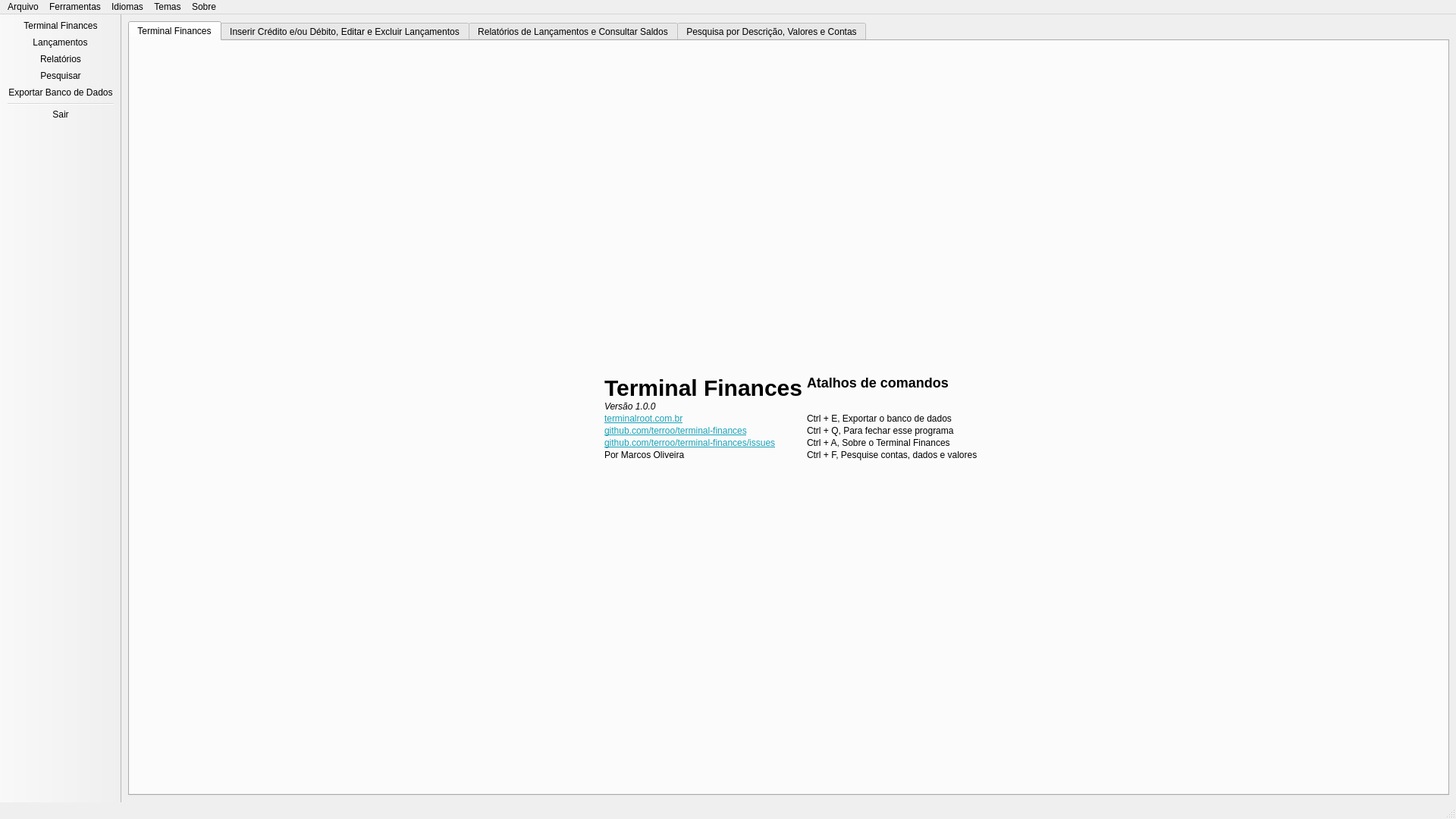
<?xml version="1.0" encoding="UTF-8"?>
<ui version="4.0">
 <class>TerminalFinances</class>
 <widget class="QMainWindow" name="TerminalFinances">
  <property name="geometry">
   <rect>
    <x>0</x>
    <y>0</y>
    <width>1920</width>
    <height>1080</height>
   </rect>
  </property>
  <property name="minimumSize">
   <size>
    <width>0</width>
    <height>0</height>
   </size>
  </property>
  <property name="windowTitle">
   <string>Terminal Finances</string>
  </property>
  <property name="windowIcon">
   <iconset>
    <normaloff>../../../../../../usr/share/pixmaps/terminal-finances/start.png</normaloff>../../../../../../usr/share/pixmaps/terminal-finances/start.png</iconset>
  </property>
  <widget class="QWidget" name="centralwidget">
   <layout class="QGridLayout" name="gridLayout_2">
    <item row="0" column="0">
     <layout class="QGridLayout" name="gridLayout">
      <item row="0" column="0">
       <widget class="QTabWidget" name="tabWidget">
        <property name="currentIndex">
         <number>0</number>
        </property>
        <property name="iconSize">
         <size>
          <width>32</width>
          <height>32</height>
         </size>
        </property>
        <widget class="QWidget" name="tab">
         <attribute name="title">
          <string>Terminal Finances</string>
         </attribute>
         <layout class="QGridLayout" name="gridLayout_4">
          <item row="0" column="0">
           <layout class="QGridLayout" name="gridLayout_3">
            <item row="0" column="0">
             <layout class="QVBoxLayout" name="verticalLayout_3">
              <item>
               <widget class="QLabel" name="start_page">
                <property name="text">
                 <string>&lt;html&gt;&lt;head&gt;&lt;title&gt;Terminal Finances 1.0.0&lt;/title&gt;&lt;/head&gt;&lt;body&gt;&lt;table border=&quot;0&quot; style=&quot; margin-top:0px; margin-bottom:0px; margin-left:0px; margin-right:0px;&quot; align=&quot;center&quot; cellspacing=&quot;2&quot; cellpadding=&quot;0&quot;&gt;&lt;tr&gt;&lt;td rowspan=&quot;6&quot;&gt;&lt;p&gt;&lt;img src=&quot;/usr/share/pixmaps/terminal-finances/start.png&quot;/&gt;&lt;/p&gt;&lt;/td&gt;&lt;td/&gt;&lt;td rowspan=&quot;2&quot;&gt;&lt;p&gt;&lt;span style=&quot; font-size:30px; font-weight:600;&quot;&gt;Terminal Finances&lt;/span&gt;&lt;br/&gt;&lt;span style=&quot; font-style:italic;&quot;&gt;Versão 1.0.0&lt;/span&gt;&lt;/p&gt;&lt;/td&gt;&lt;td/&gt;&lt;td rowspan=&quot;2&quot;&gt;&lt;p&gt;&lt;span style=&quot; font-size:18px; font-weight:600;&quot;&gt;Atalhos de comandos&lt;/span&gt;&lt;/p&gt;&lt;/td&gt;&lt;/tr&gt;&lt;tr&gt;&lt;td/&gt;&lt;td/&gt;&lt;/tr&gt;&lt;tr&gt;&lt;td/&gt;&lt;td&gt;&lt;p&gt;&lt;a href=&quot;https://terminalroot.com.br/cpp/&quot;&gt;&lt;span style=&quot; text-decoration: underline; color:#17a2b8;&quot;&gt;terminalroot.com.br&lt;/span&gt;&lt;/a&gt;&lt;/p&gt;&lt;/td&gt;&lt;td/&gt;&lt;td&gt;&lt;p&gt;Ctrl + E, Exportar o banco de dados&lt;/p&gt;&lt;/td&gt;&lt;/tr&gt;&lt;tr&gt;&lt;td/&gt;&lt;td&gt;&lt;p&gt;&lt;a href=&quot;https://github.com/terroo/terminal-finances&quot;&gt;&lt;span style=&quot; text-decoration: underline; color:#17a2b8;&quot;&gt;github.com/terroo/terminal-finances&lt;/span&gt;&lt;/a&gt;&lt;/p&gt;&lt;/td&gt;&lt;td/&gt;&lt;td&gt;&lt;p&gt;Ctrl + Q, Para fechar esse programa&lt;/p&gt;&lt;/td&gt;&lt;/tr&gt;&lt;tr&gt;&lt;td/&gt;&lt;td&gt;&lt;p&gt;&lt;a href=&quot;https://github.com/terroo/terminal-finances/issues&quot;&gt;&lt;span style=&quot; text-decoration: underline; color:#17a2b8;&quot;&gt;github.com/terroo/terminal-finances/issues&lt;/span&gt;&lt;/a&gt;&lt;/p&gt;&lt;/td&gt;&lt;td/&gt;&lt;td&gt;&lt;p&gt;Ctrl + A, Sobre o Terminal Finances&lt;/p&gt;&lt;/td&gt;&lt;/tr&gt;&lt;tr&gt;&lt;td/&gt;&lt;td&gt;&lt;p&gt;Por Marcos Oliveira&lt;/p&gt;&lt;/td&gt;&lt;td/&gt;&lt;td&gt;&lt;p&gt;Ctrl + F, Pesquise contas, dados e valores&lt;/p&gt;&lt;/td&gt;&lt;/tr&gt;&lt;/table&gt;&lt;/body&gt;&lt;/html&gt;</string>
                </property>
               </widget>
              </item>
             </layout>
            </item>
           </layout>
          </item>
         </layout>
        </widget>
        <widget class="QWidget" name="tab_2">
         <attribute name="title">
          <string>Inserir Crédito e/ou Débito, Editar e Excluir Lançamentos</string>
         </attribute>
         <layout class="QGridLayout" name="gridLayout_7">
          <item row="0" column="0">
           <layout class="QGridLayout" name="gridLayout_6">
            <item row="0" column="0">
             <widget class="QGroupBox" name="groupBox">
              <property name="title">
               <string>Adicionar Crédito</string>
              </property>
              <property name="alignment">
               <set>Qt::AlignCenter</set>
              </property>
              <layout class="QGridLayout" name="gridLayout_10">
               <item row="0" column="0">
                <layout class="QGridLayout" name="gridLayout_9">
                 <property name="sizeConstraint">
                  <enum>QLayout::SetDefaultConstraint</enum>
                 </property>
                 <item row="2" column="0">
                  <widget class="QLabel" name="label_5">
                   <property name="text">
                    <string>Mês/Ano</string>
                   </property>
                  </widget>
                 </item>
                 <item row="0" column="0">
                  <widget class="QLabel" name="label_3">
                   <property name="text">
                    <string>Descrição</string>
                   </property>
                  </widget>
                 </item>
                 <item row="8" column="1">
                  <widget class="QLabel" name="info_c">
                   <property name="text">
                    <string/>
                   </property>
                  </widget>
                 </item>
                 <item row="2" column="1">
                  <widget class="QRadioButton" name="current_month_year_c">
                   <property name="enabled">
                    <bool>true</bool>
                   </property>
                   <property name="text">
                    <string/>
                   </property>
                   <property name="checkable">
                    <bool>true</bool>
                   </property>
                   <property name="checked">
                    <bool>true</bool>
                   </property>
                   <property name="autoRepeat">
                    <bool>false</bool>
                   </property>
                  </widget>
                 </item>
                 <item row="1" column="1">
                  <widget class="QComboBox" name="account_type_c">
                   <property name="editable">
                    <bool>false</bool>
                   </property>
                   <property name="currentText">
                    <string/>
                   </property>
                  </widget>
                 </item>
                 <item row="7" column="1">
                  <widget class="QPushButton" name="btn_c">
                   <property name="sizePolicy">
                    <sizepolicy hsizetype="Minimum" vsizetype="Preferred">
                     <horstretch>0</horstretch>
                     <verstretch>0</verstretch>
                    </sizepolicy>
                   </property>
                   <property name="cursor">
                    <cursorShape>PointingHandCursor</cursorShape>
                   </property>
                   <property name="text">
                    <string>Lançar Crédito</string>
                   </property>
                   <property name="icon">
                    <iconset>
                     <normaloff>../../../../../../usr/share/pixmaps/terminal-finances/send-credit.png</normaloff>../../../../../../usr/share/pixmaps/terminal-finances/send-credit.png</iconset>
                   </property>
                   <property name="autoDefault">
                    <bool>true</bool>
                   </property>
                  </widget>
                 </item>
                 <item row="3" column="1">
                  <widget class="QDoubleSpinBox" name="value_c">
                   <property name="maximum">
                    <double>999999.989999999990687</double>
                   </property>
                   <property name="singleStep">
                    <double>1.000000000000000</double>
                   </property>
                   <property name="stepType">
                    <enum>QAbstractSpinBox::DefaultStepType</enum>
                   </property>
                   <property name="value">
                    <double>0.000000000000000</double>
                   </property>
                  </widget>
                 </item>
                 <item row="1" column="0">
                  <widget class="QLabel" name="label_4">
                   <property name="text">
                    <string>Tipo de Conta</string>
                   </property>
                  </widget>
                 </item>
                 <item row="3" column="0">
                  <widget class="QLabel" name="label_6">
                   <property name="text">
                    <string>Valor</string>
                   </property>
                  </widget>
                 </item>
                 <item row="0" column="1">
                  <widget class="QLineEdit" name="desc_c">
                   <property name="maxLength">
                    <number>200</number>
                   </property>
                   <property name="placeholderText">
                    <string>Descreva o crédito</string>
                   </property>
                  </widget>
                 </item>
                </layout>
               </item>
              </layout>
             </widget>
            </item>
           </layout>
          </item>
          <item row="0" column="1">
           <layout class="QGridLayout" name="gridLayout_8">
            <item row="0" column="0">
             <widget class="QGroupBox" name="groupBox_2">
              <property name="title">
               <string>Adicionar Débito</string>
              </property>
              <property name="alignment">
               <set>Qt::AlignCenter</set>
              </property>
              <property name="flat">
               <bool>false</bool>
              </property>
              <property name="checkable">
               <bool>false</bool>
              </property>
              <layout class="QGridLayout" name="gridLayout_12">
               <property name="sizeConstraint">
                <enum>QLayout::SetDefaultConstraint</enum>
               </property>
               <property name="bottomMargin">
                <number>10</number>
               </property>
               <item row="0" column="0">
                <layout class="QGridLayout" name="gridLayout_11">
                 <item row="4" column="0">
                  <widget class="QLabel" name="label_10">
                   <property name="text">
                    <string>Valor</string>
                   </property>
                  </widget>
                 </item>
                 <item row="4" column="1">
                  <widget class="QDoubleSpinBox" name="value_d">
                   <property name="maximum">
                    <double>999999.989999999990687</double>
                   </property>
                   <property name="stepType">
                    <enum>QAbstractSpinBox::DefaultStepType</enum>
                   </property>
                  </widget>
                 </item>
                 <item row="8" column="1">
                  <widget class="QLabel" name="info_d">
                   <property name="text">
                    <string/>
                   </property>
                  </widget>
                 </item>
                 <item row="1" column="1">
                  <widget class="QComboBox" name="account_type_d"/>
                 </item>
                 <item row="7" column="1">
                  <widget class="QPushButton" name="btn_d">
                   <property name="sizePolicy">
                    <sizepolicy hsizetype="Minimum" vsizetype="Preferred">
                     <horstretch>0</horstretch>
                     <verstretch>0</verstretch>
                    </sizepolicy>
                   </property>
                   <property name="cursor">
                    <cursorShape>PointingHandCursor</cursorShape>
                   </property>
                   <property name="text">
                    <string>Lançar Débito</string>
                   </property>
                   <property name="icon">
                    <iconset>
                     <normaloff>../../../../../../usr/share/pixmaps/terminal-finances/send-debit.png</normaloff>../../../../../../usr/share/pixmaps/terminal-finances/send-debit.png</iconset>
                   </property>
                   <property name="autoDefault">
                    <bool>true</bool>
                   </property>
                  </widget>
                 </item>
                 <item row="1" column="0">
                  <widget class="QLabel" name="label_8">
                   <property name="text">
                    <string>Tipo de Conta</string>
                   </property>
                  </widget>
                 </item>
                 <item row="2" column="1">
                  <widget class="QRadioButton" name="current_month_year_d">
                   <property name="enabled">
                    <bool>true</bool>
                   </property>
                   <property name="text">
                    <string/>
                   </property>
                   <property name="checked">
                    <bool>true</bool>
                   </property>
                  </widget>
                 </item>
                 <item row="2" column="0">
                  <widget class="QLabel" name="label_9">
                   <property name="text">
                    <string>Mês/Ano</string>
                   </property>
                  </widget>
                 </item>
                 <item row="0" column="1">
                  <widget class="QLineEdit" name="desc_d">
                   <property name="maxLength">
                    <number>200</number>
                   </property>
                   <property name="placeholderText">
                    <string>Descreva o débito</string>
                   </property>
                  </widget>
                 </item>
                 <item row="0" column="0">
                  <widget class="QLabel" name="label_7">
                   <property name="text">
                    <string>Descrição</string>
                   </property>
                  </widget>
                 </item>
                </layout>
               </item>
              </layout>
             </widget>
            </item>
           </layout>
          </item>
          <item row="1" column="0" colspan="2">
           <layout class="QGridLayout" name="gridLayout_5">
            <item row="0" column="0">
             <widget class="QGroupBox" name="last_lances">
              <property name="title">
               <string>Últimos Lançamentos</string>
              </property>
              <layout class="QVBoxLayout" name="verticalLayout_6">
               <item>
                <layout class="QVBoxLayout" name="verticalLayout_5">
                 <item>
                  <widget class="QTableWidget" name="selData"/>
                 </item>
                 <item>
                  <spacer name="horizontalSpacer">
                   <property name="orientation">
                    <enum>Qt::Horizontal</enum>
                   </property>
                   <property name="sizeHint" stdset="0">
                    <size>
                     <width>40</width>
                     <height>20</height>
                    </size>
                   </property>
                  </spacer>
                 </item>
                </layout>
               </item>
              </layout>
             </widget>
            </item>
           </layout>
          </item>
         </layout>
        </widget>
        <widget class="QWidget" name="tab_3">
         <attribute name="title">
          <string>Relatórios de Lançamentos e Consultar Saldos</string>
         </attribute>
         <layout class="QGridLayout" name="gridLayout_18">
          <item row="0" column="0">
           <layout class="QGridLayout" name="gridLayout_13">
            <item row="0" column="0">
             <widget class="QGroupBox" name="groupBox_3">
              <property name="title">
               <string>Relatórios de lançamentos</string>
              </property>
              <layout class="QGridLayout" name="gridLayout_15">
               <item row="8" column="0">
                <widget class="QTableWidget" name="tableWidget"/>
               </item>
               <item row="5" column="0">
                <layout class="QGridLayout" name="gridLayout_17">
                 <item row="0" column="2">
                  <widget class="QPushButton" name="btn_save">
                   <property name="sizePolicy">
                    <sizepolicy hsizetype="Minimum" vsizetype="Preferred">
                     <horstretch>0</horstretch>
                     <verstretch>0</verstretch>
                    </sizepolicy>
                   </property>
                   <property name="text">
                    <string>Salvar PDF ou Imprimir</string>
                   </property>
                   <property name="icon">
                    <iconset>
                     <normaloff>../../../../../../usr/share/pixmaps/terminal-finances/pdf.png</normaloff>../../../../../../usr/share/pixmaps/terminal-finances/pdf.png</iconset>
                   </property>
                  </widget>
                 </item>
                 <item row="0" column="1">
                  <widget class="QPushButton" name="btn_send_mail">
                   <property name="sizePolicy">
                    <sizepolicy hsizetype="Minimum" vsizetype="Preferred">
                     <horstretch>0</horstretch>
                     <verstretch>0</verstretch>
                    </sizepolicy>
                   </property>
                   <property name="text">
                    <string>Enviar E-mail</string>
                   </property>
                   <property name="icon">
                    <iconset>
                     <normaloff>../../../../../../usr/share/pixmaps/terminal-finances/mail.png</normaloff>../../../../../../usr/share/pixmaps/terminal-finances/mail.png</iconset>
                   </property>
                  </widget>
                 </item>
                 <item row="0" column="0">
                  <widget class="QPushButton" name="btn_generate_rel">
                   <property name="sizePolicy">
                    <sizepolicy hsizetype="Minimum" vsizetype="Preferred">
                     <horstretch>0</horstretch>
                     <verstretch>0</verstretch>
                    </sizepolicy>
                   </property>
                   <property name="text">
                    <string>Gerar Relatório</string>
                   </property>
                   <property name="icon">
                    <iconset>
                     <normaloff>../../../../../../usr/share/pixmaps/terminal-finances/spreadsheet.png</normaloff>../../../../../../usr/share/pixmaps/terminal-finances/spreadsheet.png</iconset>
                   </property>
                  </widget>
                 </item>
                </layout>
               </item>
               <item row="2" column="0">
                <layout class="QGridLayout" name="gridLayout_16">
                 <item row="0" column="0">
                  <widget class="QLabel" name="label_balance_status">
                   <property name="font">
                    <font>
                     <pointsize>13</pointsize>
                     <weight>50</weight>
                     <bold>false</bold>
                     <stylestrategy>PreferDefault</stylestrategy>
                    </font>
                   </property>
                   <property name="text">
                    <string>&lt;html&gt;&lt;head/&gt;&lt;body&gt;&lt;p align=&quot;center&quot;&gt;STATUS DO SALDO&lt;/p&gt;&lt;/body&gt;&lt;/html&gt;</string>
                   </property>
                  </widget>
                 </item>
                 <item row="1" column="0">
                  <widget class="QLabel" name="balance_status">
                   <property name="enabled">
                    <bool>false</bool>
                   </property>
                   <property name="font">
                    <font>
                     <weight>75</weight>
                     <bold>true</bold>
                     <stylestrategy>PreferDefault</stylestrategy>
                    </font>
                   </property>
                   <property name="text">
                    <string>&lt;html&gt;&lt;head/&gt;&lt;body&gt;&lt;p align=&quot;center&quot;&gt; ◉ Aguardando&lt;/p&gt;&lt;/body&gt;&lt;/html&gt;</string>
                   </property>
                   <property name="alignment">
                    <set>Qt::AlignCenter</set>
                   </property>
                  </widget>
                 </item>
                </layout>
               </item>
               <item row="6" column="0">
                <widget class="Line" name="line_2">
                 <property name="orientation">
                  <enum>Qt::Horizontal</enum>
                 </property>
                </widget>
               </item>
               <item row="0" column="0">
                <layout class="QGridLayout" name="gridLayout_14">
                 <item row="0" column="1">
                  <widget class="QComboBox" name="combo_rel_month"/>
                 </item>
                 <item row="0" column="2">
                  <widget class="QLabel" name="label_rel_op">
                   <property name="text">
                    <string>&lt;html&gt;&lt;head/&gt;&lt;body&gt;
&lt;p align=&quot;right&quot;&gt;Conta: &amp;nbsp;&amp;nbsp;&amp;nbsp;&amp;nbsp;&amp;nbsp;&lt;/p&gt;
&lt;/body&gt;&lt;/html&gt;</string>
                   </property>
                  </widget>
                 </item>
                 <item row="0" column="5">
                  <widget class="QComboBox" name="combo_rel_year">
                   <property name="enabled">
                    <bool>true</bool>
                   </property>
                  </widget>
                 </item>
                 <item row="0" column="0">
                  <widget class="QLabel" name="label_rel_month">
                   <property name="layoutDirection">
                    <enum>Qt::LeftToRight</enum>
                   </property>
                   <property name="autoFillBackground">
                    <bool>false</bool>
                   </property>
                   <property name="text">
                    <string>&lt;html&gt;&lt;head/&gt;
&lt;body&gt;
&lt;p align=&quot;right&quot;&gt;Mês: &amp;nbsp;&amp;nbsp;&amp;nbsp;&amp;nbsp;&amp;nbsp;&lt;/p&gt;
&lt;/body&gt;
&lt;/html&gt;</string>
                   </property>
                  </widget>
                 </item>
                 <item row="0" column="3">
                  <widget class="QComboBox" name="combo_rel_op">
                   <property name="enabled">
                    <bool>false</bool>
                   </property>
                   <item>
                    <property name="text">
                     <string>Todas</string>
                    </property>
                   </item>
                  </widget>
                 </item>
                 <item row="0" column="4">
                  <widget class="QLabel" name="label_rel_type">
                   <property name="text">
                    <string>&lt;html&gt;&lt;head/&gt;&lt;body&gt;&lt;p align=&quot;right&quot;&gt;Ano:      &lt;/p&gt;&lt;/body&gt;&lt;/html&gt;</string>
                   </property>
                  </widget>
                 </item>
                </layout>
               </item>
               <item row="7" column="0">
                <layout class="QVBoxLayout" name="verticalLayout_2">
                 <item>
                  <layout class="QGridLayout" name="gridLayout_20">
                   <item row="0" column="1">
                    <widget class="QLabel" name="label_2">
                     <property name="text">
                      <string>&lt;html&gt;&lt;head/&gt;&lt;body&gt;&lt;p align=&quot;center&quot;&gt;Saldo&lt;/p&gt;&lt;/body&gt;&lt;/html&gt;</string>
                     </property>
                    </widget>
                   </item>
                   <item row="0" column="0">
                    <widget class="QLabel" name="label">
                     <property name="text">
                      <string>&lt;html&gt;&lt;head/&gt;&lt;body&gt;&lt;p align=&quot;center&quot;&gt;Crédito&lt;/p&gt;&lt;/body&gt;&lt;/html&gt;</string>
                     </property>
                    </widget>
                   </item>
                   <item row="0" column="2">
                    <widget class="QLabel" name="label_11">
                     <property name="text">
                      <string>&lt;html&gt;&lt;head/&gt;&lt;body&gt;&lt;p align=&quot;center&quot;&gt;Débito&lt;/p&gt;&lt;/body&gt;&lt;/html&gt;</string>
                     </property>
                    </widget>
                   </item>
                   <item row="1" column="2">
                    <widget class="QLabel" name="label_rel_d">
                     <property name="styleSheet">
                      <string notr="true">background-color:#ef325a;border-color:#dc3545;
</string>
                     </property>
                     <property name="text">
                      <string>&lt;h1 style=&quot;text-align:center;&quot;&gt;0,00&lt;/h1&gt;</string>
                     </property>
                    </widget>
                   </item>
                   <item row="1" column="1">
                    <widget class="QLabel" name="label_rel_s">
                     <property name="styleSheet">
                      <string notr="true"/>
                     </property>
                     <property name="text">
                      <string>&lt;h1 style=&quot;text-align:center;&quot;&gt;0,00&lt;/h1&gt;</string>
                     </property>
                    </widget>
                   </item>
                   <item row="1" column="0">
                    <widget class="QLabel" name="label_rel_c">
                     <property name="styleSheet">
                      <string notr="true">background-color:#00b5ad;border-color:#28a745;text-align:center;
</string>
                     </property>
                     <property name="text">
                      <string>&lt;h1 style=&quot;text-align:center;&quot;&gt;0,00&lt;/h1&gt;</string>
                     </property>
                    </widget>
                   </item>
                  </layout>
                 </item>
                </layout>
               </item>
               <item row="1" column="0">
                <widget class="Line" name="line">
                 <property name="orientation">
                  <enum>Qt::Horizontal</enum>
                 </property>
                </widget>
               </item>
              </layout>
             </widget>
            </item>
           </layout>
          </item>
         </layout>
        </widget>
        <widget class="QWidget" name="tab_4">
         <attribute name="title">
          <string>Pesquisa por Descrição, Valores e Contas</string>
         </attribute>
         <layout class="QGridLayout" name="gridLayout_19">
          <item row="0" column="0">
           <layout class="QHBoxLayout" name="horizontalLayout_7">
            <item>
             <widget class="QGroupBox" name="groupBox_4">
              <property name="title">
               <string>Pesquisa por Descrição</string>
              </property>
              <layout class="QVBoxLayout" name="verticalLayout_14">
               <item>
                <layout class="QVBoxLayout" name="verticalLayout_13">
                 <item>
                  <layout class="QHBoxLayout" name="horizontalLayout_4">
                   <item>
                    <widget class="QLineEdit" name="field_search">
                     <property name="maxLength">
                      <number>80</number>
                     </property>
                     <property name="cursorPosition">
                      <number>0</number>
                     </property>
                     <property name="placeholderText">
                      <string>Informe a palavra de pesquisa</string>
                     </property>
                    </widget>
                   </item>
                   <item>
                    <widget class="QPushButton" name="btn_search">
                     <property name="text">
                      <string>Pesquisar</string>
                     </property>
                     <property name="icon">
                      <iconset>
                       <normaloff>../../../../../../usr/share/pixmaps/terminal-finances/search.png</normaloff>../../../../../../usr/share/pixmaps/terminal-finances/search.png</iconset>
                     </property>
                    </widget>
                   </item>
                  </layout>
                 </item>
                </layout>
               </item>
              </layout>
             </widget>
            </item>
            <item>
             <widget class="Line" name="line_3">
              <property name="orientation">
               <enum>Qt::Vertical</enum>
              </property>
             </widget>
            </item>
            <item>
             <widget class="QGroupBox" name="groupBox_5">
              <property name="title">
               <string>Total da pesquisa</string>
              </property>
              <layout class="QVBoxLayout" name="verticalLayout_12">
               <item>
                <layout class="QVBoxLayout" name="verticalLayout_11">
                 <item>
                  <layout class="QHBoxLayout" name="horizontalLayout_5">
                   <item>
                    <widget class="QLabel" name="label_create_account">
                     <property name="text">
                      <string>&lt;html&gt;&lt;head/&gt;&lt;body&gt;&lt;p&gt;&lt;span style=&quot; text-decoration: underline;&quot;&gt;Total: &lt;/span&gt;&lt;/p&gt;&lt;/body&gt;&lt;/html&gt;</string>
                     </property>
                    </widget>
                   </item>
                   <item>
                    <widget class="QLabel" name="label_total_search">
                     <property name="text">
                      <string>&lt;html&gt;&lt;head/&gt;&lt;body&gt;&lt;h2&gt;&lt;span style=&quot; font-weight:600;&quot;&gt;0,00&lt;/span&gt;&lt;/h2&gt;&lt;/body&gt;&lt;/html&gt;</string>
                     </property>
                    </widget>
                   </item>
                  </layout>
                 </item>
                </layout>
               </item>
              </layout>
             </widget>
            </item>
           </layout>
          </item>
          <item row="1" column="0">
           <layout class="QVBoxLayout" name="verticalLayout_10">
            <item>
             <widget class="QTableWidget" name="search_tab"/>
            </item>
           </layout>
          </item>
         </layout>
        </widget>
       </widget>
      </item>
     </layout>
    </item>
   </layout>
  </widget>
  <widget class="QStatusBar" name="statusbar"/>
  <widget class="QToolBar" name="toolBar">
   <property name="windowTitle">
    <string>Barra de Ferramentas</string>
   </property>
   <property name="movable">
    <bool>false</bool>
   </property>
   <property name="allowedAreas">
    <set>Qt::AllToolBarAreas</set>
   </property>
   <property name="orientation">
    <enum>Qt::Vertical</enum>
   </property>
   <property name="iconSize">
    <size>
     <width>40</width>
     <height>40</height>
    </size>
   </property>
   <attribute name="toolBarArea">
    <enum>LeftToolBarArea</enum>
   </attribute>
   <attribute name="toolBarBreak">
    <bool>false</bool>
   </attribute>
   <addaction name="actionTerminal_Finances"/>
   <addaction name="actionLan_amentos"/>
   <addaction name="actionRelat_rios"/>
   <addaction name="actionPesquisar"/>
   <addaction name="actionExportar_Banco_de_Dados"/>
   <addaction name="separator"/>
   <addaction name="actionSair"/>
  </widget>
  <widget class="QMenuBar" name="menubar">
   <property name="geometry">
    <rect>
     <x>0</x>
     <y>0</y>
     <width>1920</width>
     <height>23</height>
    </rect>
   </property>
   <widget class="QMenu" name="menuArquivo">
    <property name="title">
     <string>Arquivo</string>
    </property>
    <addaction name="separator"/>
    <addaction name="actionSair"/>
    <addaction name="separator"/>
   </widget>
   <widget class="QMenu" name="menuFerramentas">
    <property name="title">
     <string>Ferramentas</string>
    </property>
    <addaction name="actionLan_amentos"/>
    <addaction name="actionRelat_rios"/>
    <addaction name="actionPesquisar"/>
    <addaction name="actionExportar_Banco_de_Dados"/>
   </widget>
   <widget class="QMenu" name="menuSobre">
    <property name="title">
     <string>Sobre</string>
    </property>
    <addaction name="actionTerminal_Finances"/>
   </widget>
   <widget class="QMenu" name="menuIdiomas">
    <property name="title">
     <string>Idiomas</string>
    </property>
    <addaction name="actionIngl_s"/>
    <addaction name="actionEspa_ol"/>
    <addaction name="actionPortugu_s"/>
   </widget>
   <widget class="QMenu" name="menuTemas">
    <property name="title">
     <string>Temas</string>
    </property>
    <addaction name="actionDark"/>
    <addaction name="actionLight"/>
   </widget>
   <addaction name="menuArquivo"/>
   <addaction name="menuFerramentas"/>
   <addaction name="menuIdiomas"/>
   <addaction name="menuTemas"/>
   <addaction name="menuSobre"/>
  </widget>
  <action name="actionSair">
   <property name="icon">
    <iconset resource="assets/assets.qrc">
     <normaloff>:/terminal-finances/close.png</normaloff>:/terminal-finances/close.png</iconset>
   </property>
   <property name="text">
    <string>Sair</string>
   </property>
   <property name="shortcut">
    <string>Ctrl+Q</string>
   </property>
  </action>
  <action name="actionTerminal_Finances">
   <property name="icon">
    <iconset resource="assets/assets.qrc">
     <normaloff>:/terminal-finances/start.png</normaloff>:/terminal-finances/start.png</iconset>
   </property>
   <property name="text">
    <string>Terminal Finances</string>
   </property>
   <property name="shortcut">
    <string>Ctrl+A</string>
   </property>
  </action>
  <action name="actionLan_amentos">
   <property name="icon">
    <iconset resource="assets/assets.qrc">
     <normaloff>:/terminal-finances/balance.png</normaloff>:/terminal-finances/balance.png</iconset>
   </property>
   <property name="text">
    <string>Lançamentos</string>
   </property>
  </action>
  <action name="actionRelat_rios">
   <property name="icon">
    <iconset resource="assets/assets.qrc">
     <normaloff>:/terminal-finances/tab3.png</normaloff>:/terminal-finances/tab3.png</iconset>
   </property>
   <property name="text">
    <string>Relatórios</string>
   </property>
  </action>
  <action name="actionPesquisar">
   <property name="icon">
    <iconset resource="assets/assets.qrc">
     <normaloff>:/terminal-finances/search.png</normaloff>:/terminal-finances/search.png</iconset>
   </property>
   <property name="text">
    <string>Pesquisar</string>
   </property>
   <property name="shortcut">
    <string>Ctrl+F</string>
   </property>
  </action>
  <action name="actionPortugu_s">
   <property name="checkable">
    <bool>true</bool>
   </property>
   <property name="icon">
    <iconset resource="assets/assets.qrc">
     <normaloff>:/terminal-finances/pt.png</normaloff>:/terminal-finances/pt.png</iconset>
   </property>
   <property name="text">
    <string>Português</string>
   </property>
  </action>
  <action name="actionIngl_s">
   <property name="checkable">
    <bool>true</bool>
   </property>
   <property name="icon">
    <iconset resource="assets/assets.qrc">
     <normaloff>:/terminal-finances/en.png</normaloff>:/terminal-finances/en.png</iconset>
   </property>
   <property name="text">
    <string>English</string>
   </property>
  </action>
  <action name="actionEspa_ol">
   <property name="checkable">
    <bool>true</bool>
   </property>
   <property name="icon">
    <iconset resource="assets/assets.qrc">
     <normaloff>:/terminal-finances/es.png</normaloff>:/terminal-finances/es.png</iconset>
   </property>
   <property name="text">
    <string>Español</string>
   </property>
  </action>
  <action name="actionDark">
   <property name="checkable">
    <bool>true</bool>
   </property>
   <property name="icon">
    <iconset resource="assets/assets.qrc">
     <normaloff>:/terminal-finances/dark.png</normaloff>:/terminal-finances/dark.png</iconset>
   </property>
   <property name="text">
    <string>Dark</string>
   </property>
  </action>
  <action name="actionLight">
   <property name="checkable">
    <bool>true</bool>
   </property>
   <property name="icon">
    <iconset resource="assets/assets.qrc">
     <normaloff>:/terminal-finances/light.png</normaloff>:/terminal-finances/light.png</iconset>
   </property>
   <property name="text">
    <string>Light</string>
   </property>
  </action>
  <action name="actionExportar_Banco_de_Dados">
   <property name="icon">
    <iconset resource="assets/assets.qrc">
     <normaloff>:/terminal-finances/db.png</normaloff>:/terminal-finances/db.png</iconset>
   </property>
   <property name="text">
    <string>Exportar Banco de Dados</string>
   </property>
   <property name="shortcut">
    <string>Ctrl+E</string>
   </property>
  </action>
 </widget>
 <tabstops>
  <tabstop>desc_c</tabstop>
  <tabstop>account_type_c</tabstop>
  <tabstop>current_month_year_c</tabstop>
  <tabstop>value_c</tabstop>
  <tabstop>btn_c</tabstop>
  <tabstop>desc_d</tabstop>
  <tabstop>account_type_d</tabstop>
  <tabstop>current_month_year_d</tabstop>
  <tabstop>value_d</tabstop>
  <tabstop>btn_d</tabstop>
  <tabstop>selData</tabstop>
  <tabstop>tabWidget</tabstop>
  <tabstop>tableWidget</tabstop>
  <tabstop>btn_save</tabstop>
  <tabstop>btn_send_mail</tabstop>
  <tabstop>btn_generate_rel</tabstop>
  <tabstop>combo_rel_month</tabstop>
  <tabstop>combo_rel_year</tabstop>
  <tabstop>combo_rel_op</tabstop>
  <tabstop>field_search</tabstop>
  <tabstop>btn_search</tabstop>
  <tabstop>search_tab</tabstop>
 </tabstops>
 <resources>
  <include location="assets/assets.qrc"/>
 </resources>
 <connections/>
</ui>
